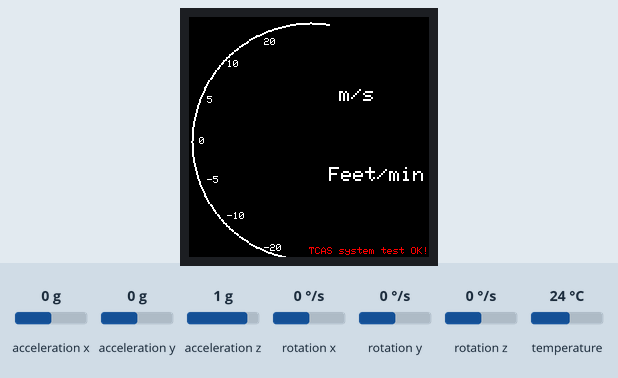
The sketch below on a simulated STM32 Blue Pill. On the bench: 240×240 colour display. Inputs (shaded band) come from the test bench; at power-on: acceleration z 1 g, acceleration x 0 g, acceleration y 0 g, rotation x 0 °/s, rotation y 0 °/s, rotation z 0 °/s, temperature 24 °C. What the sketch prints to the serial monitor is not drawn.

Above: at 1.5 s.

The sketch:

VSIp.ino
```cpp
//--------------------- created by: Babak Stars -----------------------------------------
#define SCR_WD   240
#define SCR_HT   240
#include <SPI.h>
#include <Adafruit_GFX.h>
#include <Adafruit_MPU6050.h>
#include <Adafruit_Sensor.h>
#include <Wire.h>
#define GREEN 0x07E0
#define RED 0xF800
#define BLACK 0x0000

#if (__STM32F1__) // bluepill
#define TFT_DC  PA1
#define TFT_RST PA0
//#include <Arduino_ST7789_STM.h>
#else
#define TFT_DC  7
#define TFT_RST 8
#include <Arduino_ST7789_Fast.h>
//#include <Arduino_ST7789.h>
#endif

Adafruit_MPU6050 mpu;
Arduino_ST7789 tft = Arduino_ST7789(TFT_DC, TFT_RST);
int analog;

void setup() {
  Serial.begin(9600);
  Serial.println(F("IPS 240x240 ST7789"));
  //tft.reset();
  //tft.init(SCR_WD, SCR_HT);
  tft.begin();
  tft.fillScreen(BLACK);

  tft.setTextColor(WHITE);
  tft.setTextSize(2);
  tft.setCursor(150, 70);
  tft.print("m/s");
  tft.setCursor(140, 150);
  tft.print("Feet/min");
  tft.setTextSize(1);
  tft.setCursor(10, 120);
  tft.println("0");

  tft.setCursor(120, 230);
  tft.setTextColor(RED);
  tft.println("TCAS system test OK!");
  tft.setTextColor(WHITE);
  back();

  //tft.fillTriangle(120,115,80,40,120,125,GREEN);
  //tft.fillCircle(120,120,10,RED);
  //int a = 65;
  if (!mpu.begin()) {
    Serial.println("Failed to find MPU6050 chip");
    while (1) {
      delay(10);
    }
  }

  mpu.setAccelerometerRange(MPU6050_RANGE_16_G);
  mpu.setGyroRange(MPU6050_RANGE_250_DEG);
  mpu.setFilterBandwidth(MPU6050_BAND_21_HZ);
  //Serial.println("");
  delay(100);

}

void loop() {
  //analog = map(analogRead(A0), 0, 1023, -90, 90);
  sensors_event_t a, g, temp;
  mpu.getEvent(&a, &g, &temp);
  analog = -1 * (a.acceleration.z  - 11.00);
  showing();
}
void back() {
  for(int a = 0 ; a < 100 ; a++)
  {
    int x = cos(radians(a)) * 119;
    int y = sin(radians(a)) * 119;

    int X = 119 - x;
    int Y = 119 - y;

    tft.setCursor(X, Y);
    tft.println(".");

    if(a ==  20)
    {
      tft.setCursor(X+10, Y);
      tft.println("5");
    }
    if(a  ==  40)
    {
      tft.setCursor(X+10, Y);
      tft.println("10");
    }
    if(a  ==  60)
    {
      tft.setCursor(X+15, Y+5);
      tft.println("20");
    }
  }

  for(int a = 0 ; a > -100 ; a--)
  {
    int x = cos(radians(a)) * 119;
    int y = sin(radians(a)) * 119;

    int X = 119 - x;
    int Y = 119 - y;

    tft.setCursor(X, Y);
    tft.println(".");

    if(a ==  -20)
    {
      tft.setCursor(X+10, Y);
      tft.println("-5");
    }
    if(a  ==  -40)
    {
      tft.setCursor(X+10, Y);
      tft.println("-10");
    }
    if(a  ==  -60)
    {
      tft.setCursor(X+15, Y+5);
      tft.println("-20");
    }
  }

}
  void showing()
  {
    int a = analog*3;
    int x = cos(radians(a)) * 119;
    int y = sin(radians(a)) * 119;

    int X = 119 - x;
    int Y = 119 - y;

    //X(20~119)
    //Y(119~20)

    //X + 20 => 0 [ X+(20*cos(radians(a))) ]
    //Y + 20 => 0 [ Y+(20*sin(radians(a))) ]

   tft.fillTriangle(120+(5*sin(radians(a))),120-(5*cos(radians(a))),X+(25*cos(radians(a))),Y+(25*sin(radians(a))),120-(5*sin(radians(a))),120+(5*cos(radians(a))),GREEN);
   //tft.fillCircle(120,120,10,RED);
    int Xp = X;
    int Yp = Y;
    showNumbers();

    delay(12);
    tft.fillTriangle(120+(5*sin(radians(a))),120-(5*cos(radians(a))),X+(25*cos(radians(a))),Y+(25*sin(radians(a))),120-(5*sin(radians(a))),120+(5*cos(radians(a))),BLACK);
    //tft.fillCircle(120,120,10,RED);
    tft.fillRect(150,50,50,15,BLACK);
    tft.fillRect(150,120,80,15,BLACK);
  }
void showNumbers(){

  tft.setTextColor(WHITE);
  tft.setTextSize(2);
  tft.setCursor(150, 50);
  tft.print(analog);

  tft.setCursor(150, 120);
  tft.print(analog*196);


}
```
